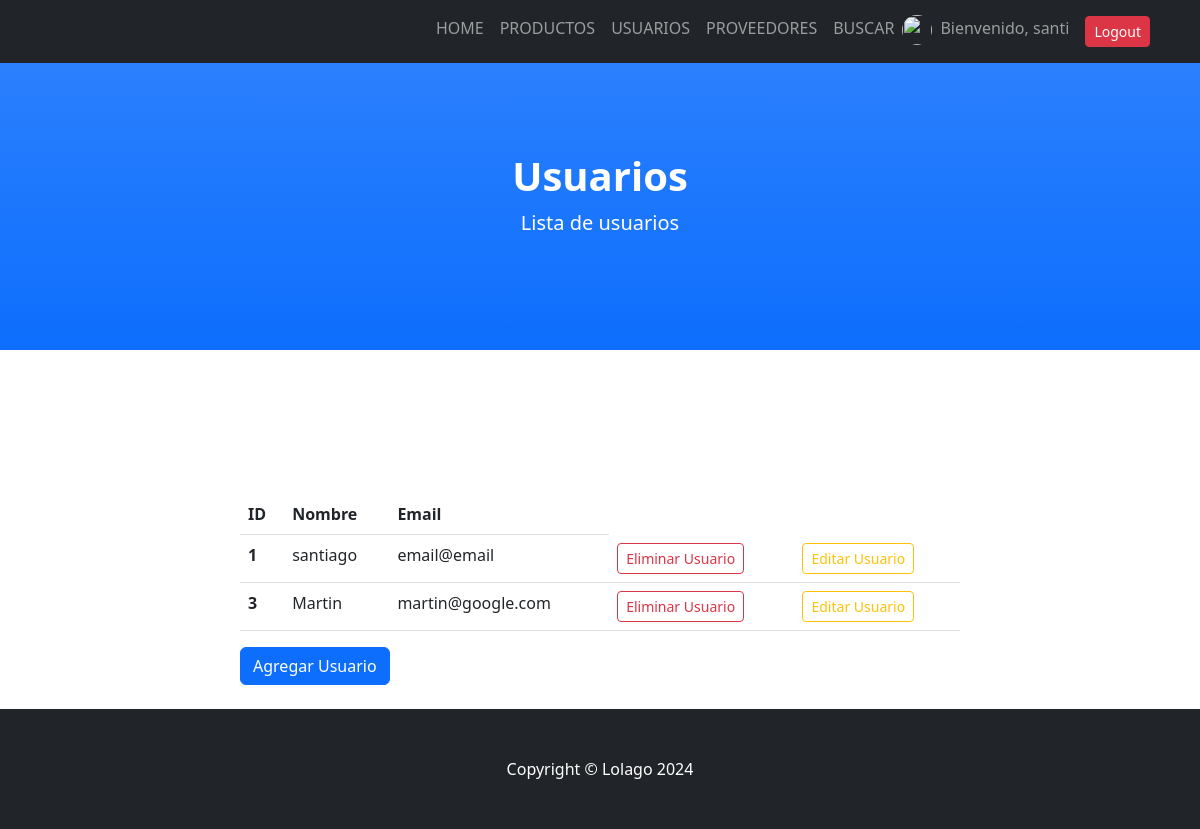
Page /PagCoder/lista_usuarios (signed in) on the committed database.
### PagCoder/models.py (models this page shows, shortened)
class Usuario(models.Model):
    nombre = models.CharField(max_length=40)
    email = models.CharField(max_length=100)

### PagCoder/views.py (the view)
# urls.py: path("lista_usuarios", views.lista_usuarios, name="lista_usuarios"),
def lista_usuarios(request):
    usuarios = Usuario.objects.all()
    return render(request, "lista_usuarios.html", {"usuario":usuarios})

### PagCoder/template/lista_usuarios.html
{% extends 'index.html' %}
{% load static %}
{% block contenido %}
    <header class="bg-primary bg-gradient text-white">
        <div class="container px-4 text-center">
            <h1 class="fw-bolder">Usuarios</h1>
            <p class="lead">Lista de usuarios</p>
        </div>
    </header>
    <section id="about">
        <div class="container px-4">
            <div class="row gx-4 justify-content-center">
                <div class="col-lg-8">
                    <table class = "table">
                        <thead>
                            <tr>
                                <th>ID</th>
                                <th>Nombre</th>
                                <th>Email</th>
                            </tr>
                        </thead>
                        <tbody>
                            {% for n in usuario %}
                                <tr>
                                    <th scope="row">{{n.id}}</th>
                                    <td>{{n.nombre}}</td>
                                    <td>{{n.email}}</td>
                                    <td><a class="btn btn-outline-danger btn-sm"  href="{% url 'eliminar_usuario' n.id %}">Eliminar Usuario</a></td>
                                    <td><a class="btn btn-outline-warning btn-sm"  href="{% url 'editar_usuario' n.id %}">Editar Usuario</a></td>
                                </tr>
                            {% endfor %}
                        </tbody>
                    </table>
                    <a class="btn btn-primary" href="{% url 'usuarios' %}">Agregar Usuario</a>
                </div>
            </div>
        </div>
    </section>
{% endblock %}

### PagCoder/template/index.html (shortened to what this page needs)
<!DOCTYPE html>
<html lang="en">
    <head>
        {% load static %}
        <link href="{% static 'PagCoder/css/styles.css' %}" rel="stylesheet" />
    </head>
    <body id="page-top">
        <nav class="navbar navbar-expand-lg navbar-dark bg-dark fixed-top" id="mainNav">
            <div class="container">
                    <ul class="navbar-nav ms-auto">
                        <li class="nav-item"><a class="nav-link" href="{% url 'home' %}">HOME</a></li>
                        <li class="nav-item"><a class="nav-link" href="{% url 'productos' %}">PRODUCTOS</a></li>
                        {% if request.user.is_authenticated %}
                        <li class="nav-item"><a class="nav-link" href="{% url 'usuarios' %}">USUARIOS</a></li>
                        <li class="nav-item"><a class="nav-link" href="{% url 'proveedores' %}">PROVEEDORES</a></li>
                        {% endif %}
                        <li class="nav-item"><a class="nav-link" href="{% url 'buscar_producto' %}">BUSCAR</a></li>
                        {% if request.user.is_authenticated %}
                        <img src="{{ url }}" alt="" width="30px" height="30px" style="border-radius:50%; margin-top:1%">
                        <li class="nav-item"><a class="nav-link" href="{% url 'EditarPerfil' %}">Bienvenido, {{user.username}}</a></li>
                        <form class="nav-link" action="{% url 'logout' %}" method="POST">
                            <button type="submit" class="btn btn-danger btn-sm">Logout</button>
                        </form>
                        {% endif %}
                    </ul>
                </div>
        </nav>
        {% block contenido %}{% endblock %}
        <footer class="py-5 bg-dark fixed-bottom">
            <div class="container px-4"><p class="m-0 text-center text-white">Copyright &copy; Lolago 2024</p></div>
        </footer>
    </body>
</html>

### rows in the picture
Usuario: id "1", nombre "santiago", email "email@email"
Usuario: id "3", nombre "Martin", email "martin@google.com"

### other values in the picture
{{ user.username }} "santi"
